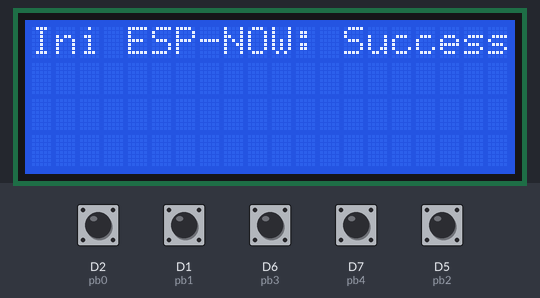
A sketch run on a simulated ESP8266 (NodeMCU). Shown: 20×4 character LCD. The test bench sets the inputs (shaded band); at power-on: D1 (pb1), D2 (pb0), D5 (pb2), D6 (pb3), D7 (pb4) HIGH. What the sketch prints to the serial monitor is not drawn.

Above: at 0.2 s.
At 1.2 s:
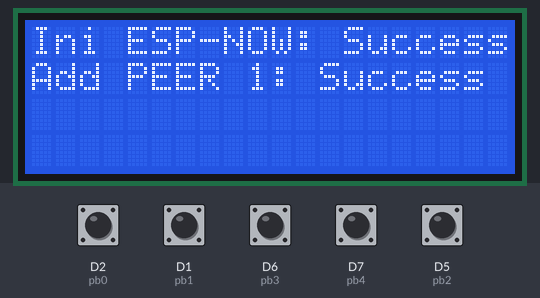
At 4.3 s:
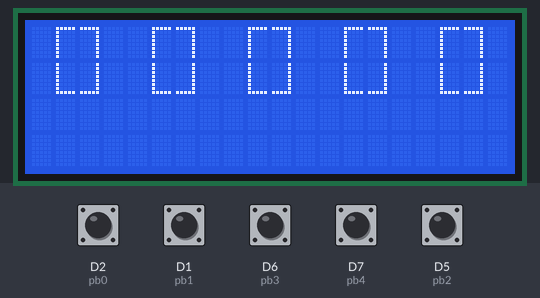
Timing chart, 0 to 4.0 s (numbered marks = the images above; inputs shaded):
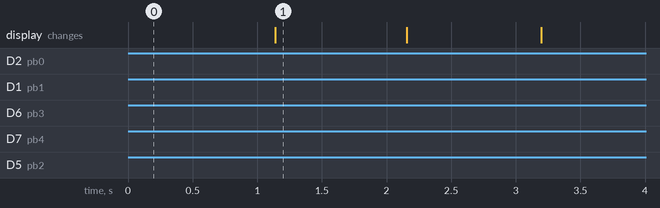

Measured:
- what the display in image 1 shows lasts 1.1 s, from 1.1 s to 2.2 s

The sketch:

footpedalController_v0.ino
```cpp
#include <espnow.h>
#include <ESP8266WiFi.h>
#include <LiquidCrystal_I2C.h>
#include <Wire.h>

//LiquidCrystal_I2C object
LiquidCrystal_I2C lcd(0x27, 20, 4); //(address, cols, rows)

//lcd graphic character - switch pressed
byte sw_pressed[8] = {
  B11111,
  B11111,
  B11111,
  B11111,
  B11111,
  B11111,
  B11111,
  B11111
};

//lcd graphic character (top left) - switch depressed
byte sw_depressed_tl[8] = {
  B11111,
  B10000,
  B10000,
  B10000,
  B10000,
  B10000,
  B10000,
  B10000
};

//lcd graphic character (top right) - switch depressed
byte sw_depressed_tr[8] = {
  B11111,
  B00001,
  B00001,
  B00001,
  B00001,
  B00001,
  B00001,
  B00001
};

//lcd graphic character (bottom left) - switch depressed
byte sw_depressed_bl[8] = {
  B10000,
  B10000,
  B10000,
  B10000,
  B10000,
  B10000,
  B10000,
  B11111
};

//lcd graphic character (bottom right) - switch depressed
byte sw_depressed_br[8] = {
  B00001,
  B00001,
  B00001,
  B00001,
  B00001,
  B00001,
  B00001,
  B11111
};

//lcd graphic for button 1 pressed
void btn1_pressed(){
  lcd.setCursor(1,0);
  lcd.write(byte(0));
  lcd.setCursor(2,0);
  lcd.write(byte(0));
  lcd.setCursor(1,1);
  lcd.write(byte(0));
  lcd.setCursor(2,1);
  lcd.write(byte(0));

  lcd.setCursor(5,0);
  lcd.write(byte(1));
  lcd.setCursor(6,0);
  lcd.write(byte(2));
  lcd.setCursor(5,1);
  lcd.write(byte(3));
  lcd.setCursor(6,1);
  lcd.write(byte(4));

  lcd.setCursor(9,0);
  lcd.write(byte(1));
  lcd.setCursor(10,0);
  lcd.write(byte(2));
  lcd.setCursor(9,1);
  lcd.write(byte(3));
  lcd.setCursor(10,1);
  lcd.write(byte(4));

  lcd.setCursor(13,0);
  lcd.write(byte(1));
  lcd.setCursor(14,0);
  lcd.write(byte(2));
  lcd.setCursor(13,1);
  lcd.write(byte(3));
  lcd.setCursor(14,1);
  lcd.write(byte(4));

  lcd.setCursor(17,0);
  lcd.write(byte(1));
  lcd.setCursor(18,0);
  lcd.write(byte(2));
  lcd.setCursor(17,1);
  lcd.write(byte(3));
  lcd.setCursor(18,1);
  lcd.write(byte(4));
}

//lcd graphic for button 2 pressed
void btn2_pressed(){
  lcd.setCursor(1,0);
  lcd.write(byte(1));
  lcd.setCursor(2,0);
  lcd.write(byte(2));
  lcd.setCursor(1,1);
  lcd.write(byte(3));
  lcd.setCursor(2,1);
  lcd.write(byte(4));

  lcd.setCursor(5,0);
  lcd.write(byte(0));
  lcd.setCursor(6,0);
  lcd.write(byte(0));
  lcd.setCursor(5,1);
  lcd.write(byte(0));
  lcd.setCursor(6,1);
  lcd.write(byte(0));

  lcd.setCursor(9,0);
  lcd.write(byte(1));
  lcd.setCursor(10,0);
  lcd.write(byte(2));
  lcd.setCursor(9,1);
  lcd.write(byte(3));
  lcd.setCursor(10,1);
  lcd.write(byte(4));

  lcd.setCursor(13,0);
  lcd.write(byte(1));
  lcd.setCursor(14,0);
  lcd.write(byte(2));
  lcd.setCursor(13,1);
  lcd.write(byte(3));
  lcd.setCursor(14,1);
  lcd.write(byte(4));

  lcd.setCursor(17,0);
  lcd.write(byte(1));
  lcd.setCursor(18,0);
  lcd.write(byte(2));
  lcd.setCursor(17,1);
  lcd.write(byte(3));
  lcd.setCursor(18,1);
  lcd.write(byte(4));
}

//lcd graphic for button 3 pressed
void btn3_pressed(){
  lcd.setCursor(1,0);
  lcd.write(byte(1));
  lcd.setCursor(2,0);
  lcd.write(byte(2));
  lcd.setCursor(1,1);
  lcd.write(byte(3));
  lcd.setCursor(2,1);
  lcd.write(byte(4));

  lcd.setCursor(5,0);
  lcd.write(byte(1));
  lcd.setCursor(6,0);
  lcd.write(byte(2));
  lcd.setCursor(5,1);
  lcd.write(byte(3));
  lcd.setCursor(6,1);
  lcd.write(byte(4));

  lcd.setCursor(9,0);
  lcd.write(byte(0));
  lcd.setCursor(10,0);
  lcd.write(byte(0));
  lcd.setCursor(9,1);
  lcd.write(byte(0));
  lcd.setCursor(10,1);
  lcd.write(byte(0));

  lcd.setCursor(13,0);
  lcd.write(byte(1));
  lcd.setCursor(14,0);
  lcd.write(byte(2));
  lcd.setCursor(13,1);
  lcd.write(byte(3));
  lcd.setCursor(14,1);
  lcd.write(byte(4));

  lcd.setCursor(17,0);
  lcd.write(byte(1));
  lcd.setCursor(18,0);
  lcd.write(byte(2));
  lcd.setCursor(17,1);
  lcd.write(byte(3));
  lcd.setCursor(18,1);
  lcd.write(byte(4));
}

//lcd graphic for button 4 pressed
void btn4_pressed(){
  lcd.setCursor(1,0);
  lcd.write(byte(1));
  lcd.setCursor(2,0);
  lcd.write(byte(2));
  lcd.setCursor(1,1);
  lcd.write(byte(3));
  lcd.setCursor(2,1);
  lcd.write(byte(4));

  lcd.setCursor(5,0);
  lcd.write(byte(1));
  lcd.setCursor(6,0);
  lcd.write(byte(2));
  lcd.setCursor(5,1);
  lcd.write(byte(3));
  lcd.setCursor(6,1);
  lcd.write(byte(4));

  lcd.setCursor(9,0);
  lcd.write(byte(1));
  lcd.setCursor(10,0);
  lcd.write(byte(2));
  lcd.setCursor(9,1);
  lcd.write(byte(3));
  lcd.setCursor(10,1);
  lcd.write(byte(4));

  lcd.setCursor(13,0);
  lcd.write(byte(0));
  lcd.setCursor(14,0);
  lcd.write(byte(0));
  lcd.setCursor(13,1);
  lcd.write(byte(0));
  lcd.setCursor(14,1);
  lcd.write(byte(0));

  lcd.setCursor(17,0);
  lcd.write(byte(1));
  lcd.setCursor(18,0);
  lcd.write(byte(2));
  lcd.setCursor(17,1);
  lcd.write(byte(3));
  lcd.setCursor(18,1);
  lcd.write(byte(4));
}

//lcd graphic for button 5 pressed
void btn5_pressed(){
  lcd.setCursor(1,0);
  lcd.write(byte(1));
  lcd.setCursor(2,0);
  lcd.write(byte(2));
  lcd.setCursor(1,1);
  lcd.write(byte(3));
  lcd.setCursor(2,1);
  lcd.write(byte(4));

  lcd.setCursor(5,0);
  lcd.write(byte(1));
  lcd.setCursor(6,0);
  lcd.write(byte(2));
  lcd.setCursor(5,1);
  lcd.write(byte(3));
  lcd.setCursor(6,1);
  lcd.write(byte(4));

  lcd.setCursor(9,0);
  lcd.write(byte(1));
  lcd.setCursor(10,0);
  lcd.write(byte(2));
  lcd.setCursor(9,1);
  lcd.write(byte(3));
  lcd.setCursor(10,1);
  lcd.write(byte(4));

  lcd.setCursor(13,0);
  lcd.write(byte(1));
  lcd.setCursor(14,0);
  lcd.write(byte(2));
  lcd.setCursor(13,1);
  lcd.write(byte(3));
  lcd.setCursor(14,1);
  lcd.write(byte(4));

  lcd.setCursor(17,0);
  lcd.write(byte(0));
  lcd.setCursor(18,0);
  lcd.write(byte(0));
  lcd.setCursor(17,1);
  lcd.write(byte(0));
  lcd.setCursor(18,1);
  lcd.write(byte(0));
}

//lcd graphic for no button pressed
void no_btn_pressed(){
  lcd.setCursor(1,0);
  lcd.write(byte(1));
  lcd.setCursor(2,0);
  lcd.write(byte(2));
  lcd.setCursor(1,1);
  lcd.write(byte(3));
  lcd.setCursor(2,1);
  lcd.write(byte(4));

  lcd.setCursor(5,0);
  lcd.write(byte(1));
  lcd.setCursor(6,0);
  lcd.write(byte(2));
  lcd.setCursor(5,1);
  lcd.write(byte(3));
  lcd.setCursor(6,1);
  lcd.write(byte(4));

  lcd.setCursor(9,0);
  lcd.write(byte(1));
  lcd.setCursor(10,0);
  lcd.write(byte(2));
  lcd.setCursor(9,1);
  lcd.write(byte(3));
  lcd.setCursor(10,1);
  lcd.write(byte(4));

  lcd.setCursor(13,0);
  lcd.write(byte(1));
  lcd.setCursor(14,0);
  lcd.write(byte(2));
  lcd.setCursor(13,1);
  lcd.write(byte(3));
  lcd.setCursor(14,1);
  lcd.write(byte(4));

  lcd.setCursor(17,0);
  lcd.write(byte(1));
  lcd.setCursor(18,0);
  lcd.write(byte(2));
  lcd.setCursor(17,1);
  lcd.write(byte(3));
  lcd.setCursor(18,1);
  lcd.write(byte(4));
}

//receivers addresses
uint8_t rxAddress0[] = {0x48, 0x3F, 0xDA, 0x47, 0x08, 0x61};
uint8_t rxAddress1[] = {0x84, 0xF3, 0xEB, 0x91, 0x9E, 0x99};

//structure to store push button data
typedef struct pushButtonPresses {
  bool pb0;
  bool pb1;
  bool pb2;
  bool pb3;
  bool pb4;
} pushButtonPresses;

//'pbData' object of pushButtonPresses struct type
pushButtonPresses pbData;

//callback when data is sent
void cbSent(uint8_t *mac_addr, uint8_t status) {
  char macStr[18];
  Serial.print("Packet to ");
  snprintf(macStr, sizeof(macStr), "%02x:%02x:%02x:%02x:%02x:%02x",
           mac_addr[0], mac_addr[1], mac_addr[2], mac_addr[3], mac_addr[4], mac_addr[5]);
  Serial.print(macStr);
  Serial.print(" send status:\t");

  if (status != 0) {
    Serial.println("Delivery Fail");
  }
  else{
    Serial.println("Delivery Success");
  }
}


//function to clear row
void clearLCDRow(int row)
{
        lcd.setCursor(0, row);
        for(int col = 0; col < 20; col++)
        {
                lcd.print(" ");
        }
}


//function to store pushbutton data and to print correct lcd graphic
void getPbData(){
  if (digitalRead(D2)==LOW){  //if pb1 pressed
    pbData.pb0 = true;
    pbData.pb1 = false;
    pbData.pb2 = false;
    pbData.pb3 = false;
    pbData.pb4 = false;
    btn1_pressed();
    clearLCDRow(3);
    lcd.setCursor(2, 3);
    lcd.print("Start coming in");

  }

  else if (digitalRead(D1)==LOW){  //if pb2 pressed
    pbData.pb0 = false;
    pbData.pb1 = true;
    pbData.pb2 = false;
    pbData.pb3 = false;
    pbData.pb4 = false;
    btn2_pressed();
    clearLCDRow(3);
    lcd.setCursor(7, 3);
    lcd.print("Groove");
  }

  else if (digitalRead(D5)==LOW){  //if pb3 pressed
    pbData.pb0 = false;
    pbData.pb1 = false;
    pbData.pb2 = true;
    pbData.pb3 = false;
    pbData.pb4 = false;
    btn3_pressed();
    clearLCDRow(3);
    lcd.setCursor(5, 3);
    lcd.print("Tom Groove");
  }

  else if (digitalRead(D6)==LOW){  //if pb4 pressed
    pbData.pb0 = false;
    pbData.pb1 = false;
    pbData.pb2 = false;
    pbData.pb3 = true;
    pbData.pb4 = false;
    btn4_pressed();
    clearLCDRow(3);
    lcd.setCursor(7, 3);
    lcd.print("Build");
  }

  else if (digitalRead(D7)==LOW){  //if pb5 pressed
    pbData.pb0 = false;
    pbData.pb1 = false;
    pbData.pb2 = false;
    pbData.pb3 = false;
    pbData.pb4 = true;
    btn5_pressed();
    clearLCDRow(3);
    lcd.setCursor(2, 3);
    lcd.print("Start dying down");
  }
}


void setup() {

  Serial.begin(115200);

  //I2C
  Wire.begin(D3, D4);   //i2c(sda,scl)

  //LCD
  lcd.begin(20,4);      //begin LiquidCrystal_I2C object (cols, rows)
  lcd.backlight();      //turn on backlight
  lcd.home();           //position cursor at (0,0) coordinate

  //store custom characters
  lcd.createChar(0, sw_pressed);
  lcd.createChar(1, sw_depressed_tl);
  lcd.createChar(2, sw_depressed_tr);
  lcd.createChar(3, sw_depressed_bl);
  lcd.createChar(4, sw_depressed_br);

  //setting input pins
  pinMode(D2, INPUT_PULLUP); //pb0
  pinMode(D1, INPUT_PULLUP); //pb1
  pinMode(D5, INPUT_PULLUP); //pb2
  pinMode(D6, INPUT_PULLUP); //pb3
  pinMode(D7, INPUT_PULLUP); //pb4

  //init WiFi in station mode
  WiFi.mode(WIFI_STA);

  while (esp_now_init() != 0) {
    Serial.println("Error initializing ESP-NOW");
    lcd.setCursor(0, 0);
    lcd.print("Error Init ESP-NOW");
  }
  Serial.println("Success initializing ESP-NOW");
  lcd.setCursor(0, 0);
  lcd.print("Ini ESP-NOW: Success");

  delay(1000);

  //set ROLE for this device
  esp_now_set_self_role(ESP_NOW_ROLE_CONTROLLER);
  //callback function
  esp_now_register_send_cb(cbSent);

  //add receiver device 1
  while (esp_now_add_peer(rxAddress0, ESP_NOW_ROLE_SLAVE, 1, NULL, 0) != 0) {
    Serial.println("Failed adding PEER 1");
    lcd.setCursor(0, 1);
    lcd.print("Add PEER 1: Fail");
  }
  Serial.println("Success adding PEER 1");
  lcd.setCursor(0, 1);
  lcd.print("Add PEER 1: Success");

  delay(1000);

  //add receiver device 2
  while (esp_now_add_peer(rxAddress1, ESP_NOW_ROLE_SLAVE, 1, NULL, 0) != 0) {
    Serial.println("Failed adding PEER 2");
    lcd.setCursor(0, 2);
    lcd.print("Add PEER 2: Fail");
  }
  Serial.println("Success add PEER 2");
  lcd.setCursor(0, 2);
  lcd.print("Add PEER 2: Success");

  delay(1000);

  lcd.clear();
  no_btn_pressed();
}


void loop() {

  //if any button pressed
  if ((digitalRead(D2)==LOW) || (digitalRead(D1)==LOW) || (digitalRead(D2)==LOW) || (digitalRead(D5)==LOW) || (digitalRead(D6)==LOW) || (digitalRead(D7)==LOW)) {
    getPbData();                                                      //get the pb data and the correct graphics
    esp_now_send(rxAddress0, (uint8_t *) &pbData, sizeof(pbData));    //send to rx device 1
    esp_now_send(rxAddress1, (uint8_t *) &pbData, sizeof(pbData));    //send to rx device 1
  }

  Serial.println(pbData.pb0);
  Serial.println(pbData.pb1);
  Serial.println(pbData.pb2);
  Serial.println(pbData.pb3);
  Serial.println(pbData.pb4);
  Serial.println();
  Serial.println();
}
```
